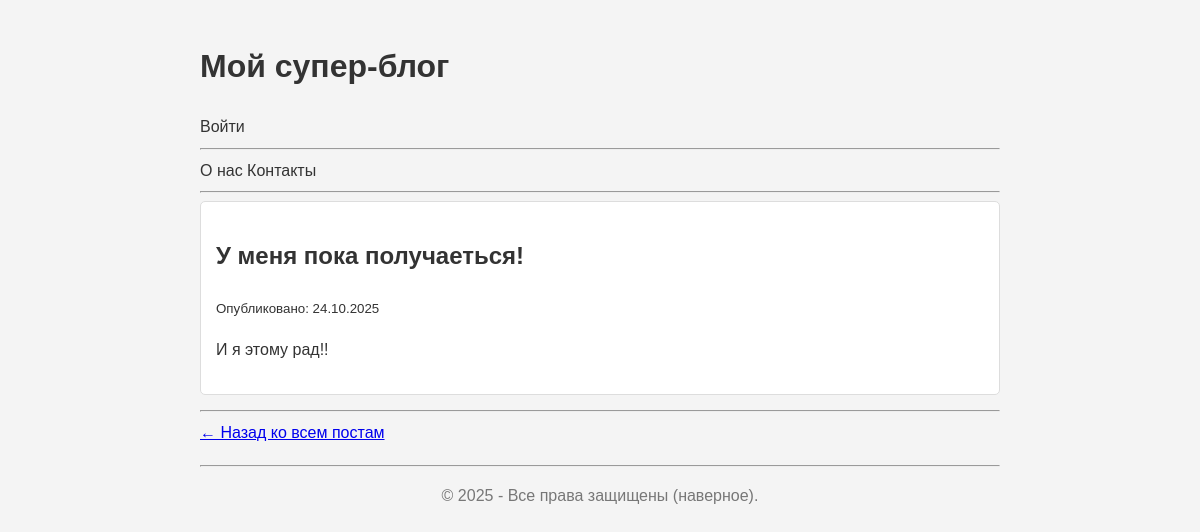
/-1761298960/, run on the app's committed database.
### blog/models.py (models this page shows, shortened)
class Post(models.Model):
    title = models.CharField(max_length=200, verbose_name="Заголовок")
    slug = models.SlugField(max_length=250, unique=True, blank=True)
    body = models.TextField(verbose_name="Текст поста")
    created_date = models.DateTimeField(default=timezone.now, verbose_name="Дата создания")
    class Meta:
        ordering = ['-created_date']
        verbose_name = "Пост"
        verbose_name_plural = "Посты"

### blog/views.py (the view)
# urls.py: path('<slug:slug>/', views.post_detail, name='post_detail'),
def post_detail(request, slug):
    post = get_object_or_404(Post, slug=slug)
    return render(request, 'blog/post_detail.html', {'post': post})

### blog/templates/blog/post_detail.html (shortened to what this page needs)
{% extends "base.html" %}
{% block content %}
    <article>
        <h1>{{ post.title }}</h1>
        <p><small>Опубликовано: {{ post.created_date|date:"d.m.Y" }}</small></p>
        <div>
            {{ post.body|linebreaks }}
        </div>
    </article>
    <hr>
    <a href="{% url 'post_list' %}">← Назад ко всем постам</a>
{% endblock %}

### static/css/style.css (style rules this page uses)
body { font-family: Arial, sans-serif; line-height: 1.6; background-color: #f4f4f4; color: #333; padding: 20px; max-width: 800px; margin: 0 auto; }
article { background-color: #fff; padding: 15px; margin-bottom: 15px; border-radius: 5px; border: 1px solid #ddd; }

### data on the page
Post: title "У меня пока получаеться!", created_date "24.10.2025", body "И я этому рад!!"
